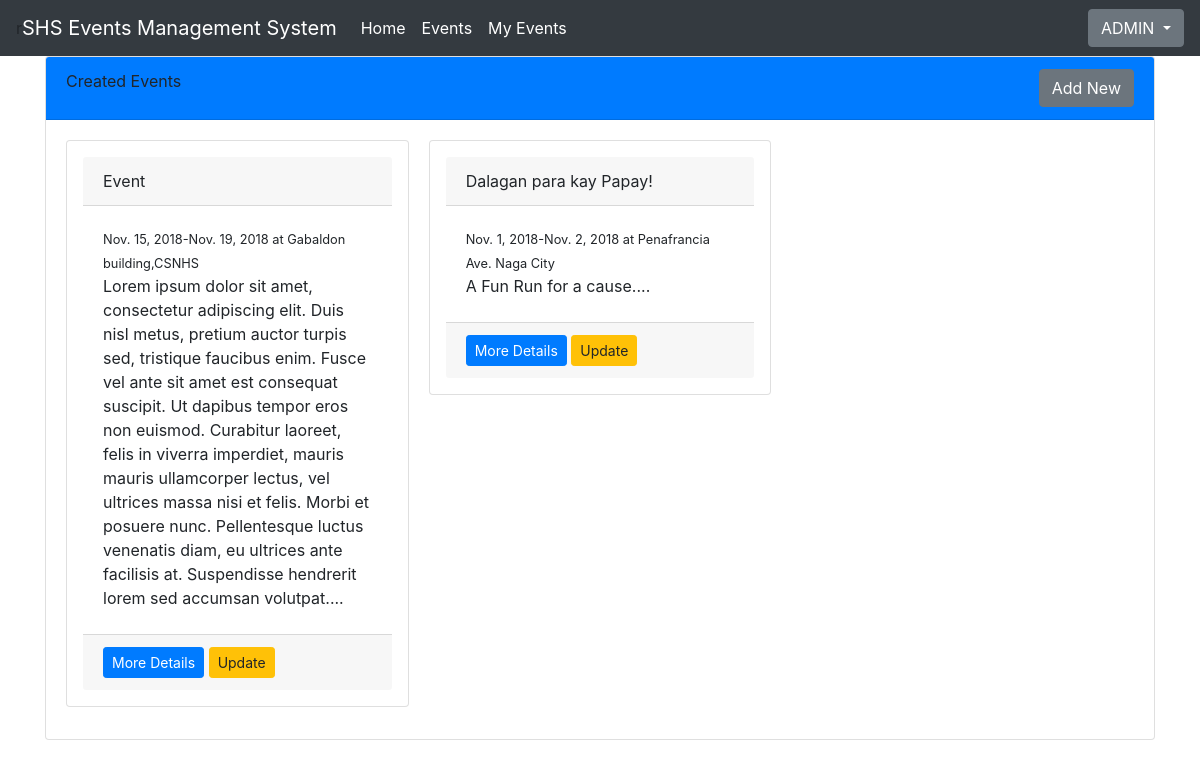
/events/myevents/ (signed in), run on the app's committed database.
### users/models.py (models this page shows, shortened)
class Participant(AbstractUser):
    contact_number = models.CharField("contact Number", max_length = 20)

### events/models.py (models this page shows, shortened)
class Event(models.Model):
    name = models.CharField("Name of Event",max_length = 100,default = "")
    description = models.TextField("Description",max_length = 2000, blank = True)
    max_slots = models.IntegerField("Max Slots",blank=True, default = 0)
    date_from = models.DateField('Start Date')
    date_to = models.DateField("End Date")
    time_from = models.TimeField("Start Time")
    time_to = models.TimeField("End Time")
    venue=models.CharField("Venue", max_length = 100)
    date_created = models.DateTimeField("date Created", auto_now_add=True )
    creator = models.ForeignKey(to="users.Participant",on_delete = models.CASCADE)

### events/views.py (the view)
# urls.py: path("events/myevents/", MyEventListView.as_view(), name = "myevent_list"),
class MyEventListView(ListView):
    model = Event
    template_name = "myevent_list.html"
    context_object_name = "event_list"
    def get_queryset(self):
        qs = super().get_queryset()
        return qs.filter(creator = self.request.user)

### templates/myevent_list.html (shortened to what this page needs)
{% extends "base.html" %}
{% block content %}
<div class="card">
        <div class="card-header bg-primary">
         Created Events
         <a href ="{% url 'event_create' %}"
         class = "btn btn-secondary float-right">Add New
        </a>
        </div>
        <div class="card-body">
                <div class="card-columns">
                        {% for event in event_list %}
                            <div class="card p-3">
                                <div class="card-header" >
                                    {{event.name}}
                                </div>
                              <div class="card-body">
                                    <small>{{event.date_from}}-{{event.date_to}} at {{event.venue}}</small>
                                <p class="mb-1">{{event.description | slice:":500"}}...</p>
                              </div>
                            <div class ="card-footer">
                                <a href="{% url 'event_detail' event.pk %}" class="btn btn-sm btn-primary">More Details
                                   </a>
                                   <a href="{% url 'event_update' event.pk %}" class="btn btn-sm btn-warning">Update
                                    </a>
                            </div>
                        </div>
                        {% endfor %}
                            </div>
        </div>
      </div>
{% endblock %}

### templates/base.html (shortened to what this page needs)
<!doctype html>
<html lang="en">
  <head>
    <link rel="stylesheet" href="https://stackpath.bootstrapcdn.com/bootstrap/4.1.3/css/bootstrap.min.css">
  </head>
  <body>
        <nav class="navbar navbar-expand-lg navbar-dark bg-dark">r
  <a class="navbar-brand" href="{% url 'home' %}">SHS Events Management System</a>
  <div class="collapse navbar-collapse" id="navbarSupportedContent">
    <ul class="navbar-nav mr-auto">
      <li class="nav-item active">
        <a class="nav-link" href="{% url 'home' %}">Home <span class="sr-only">(current)</span></a>
      </li>
      <li class="nav-item active">
        <a class="nav-link" href="{% url 'event_list' %}">Events</a>
      </li>
      {% if user.is_authenticated %}
      <li class="nav-item active">
        <a class="nav-link" href="{% url 'myevent_list' %}">My Events</a>
      </li>
      {% endif %}
    </ul>
    {% if user.is_authenticated%}
        <div class="btn-group">
            <button type="button" class="btn btn-secondary dropdown-toggle" data-toggle="dropdown" aria-haspopup="true" aria-expanded="false">
                    {{ user.username }}
            </button>
         </div>
    {% endif %}
  </div>
</nav>
      <div class = "container">
          {% block content %}
          {% endblock %}
      </div>
  </body>
</html>

### data on the page
Participant: username "ADMIN"
Event: name "Event", date_from "Nov. 15, 2018", date_to "Nov. 19, 2018", venue "Gabaldon building,CSNHS", description "Lorem ipsum dolor sit amet, consectetur adipiscing elit. Duis nisl metus, pretium auctor turpis sed, tristique faucibus enim. Fusce vel ante sit amet est consequat suscipit. Ut dapibus tempor eros non euismod. Curabitur laoreet, felis in viverra imperdiet, mauris mauris ullamcorper lectus, vel ultrices massa nisi et felis. Morbi et posuere nunc. Pellentesque luctus venenatis diam, eu ultrices ante facilisis at. Suspendisse hendrerit lorem sed accumsan volutpat."
Event: name "Dalagan para kay Papay!", date_from "Nov. 1, 2018", date_to "Nov. 2, 2018", venue "Penafrancia Ave. Naga City", description "A Fun Run for a cause."
